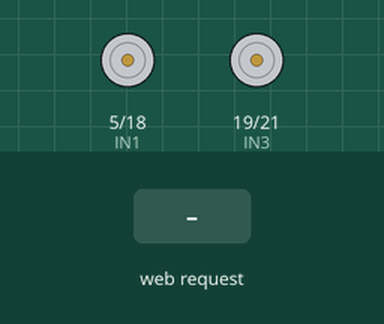
This sketch was run on a simulated ESP32. Shown: motor-driver pin pairs drawn as motors (green arrow = first pin HIGH = forward, orange = second pin HIGH = backward, longer = more drive, scaled by the enable pin). The inputs (shaded band) are chosen by the test bench. WiFi joins after 1.5 s; servers stay silent unless stated; what the sketch prints to the serial monitor is not drawn.

Above: at 2.7 s.
2.8 s: HTTP request GET /control?cmd=F received
At 3.8 s:
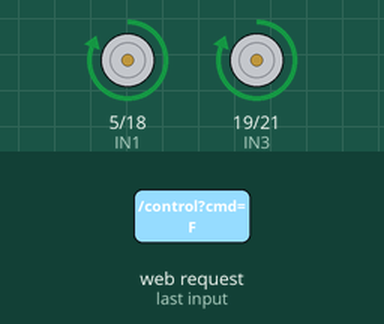
4.3 s: HTTP request GET /control?cmd=B received
At 4.9 s:
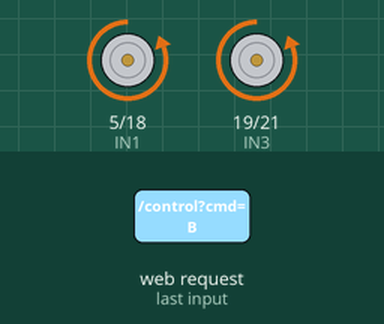
5.8 s: HTTP request GET /control?cmd=L received
At 6.1 s:
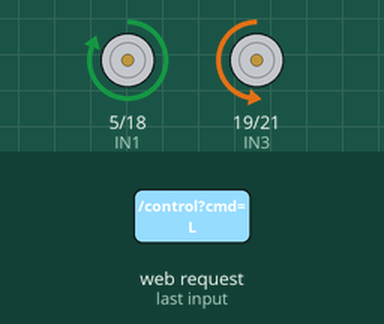
7.3 s: HTTP request GET /control?cmd=R received
At 8.4 s:
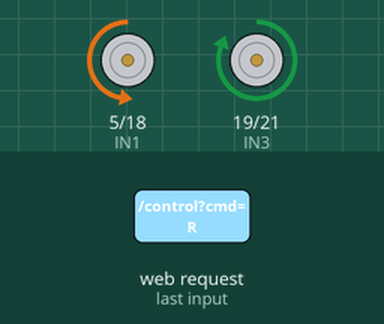
8.8 s: HTTP request GET /control?cmd=F received
At 9.5 s:
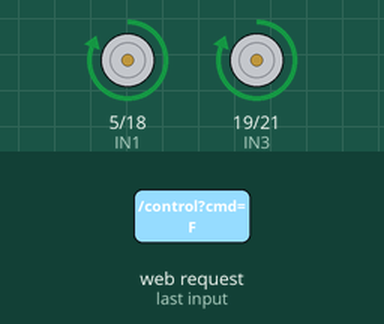
10.3 s: HTTP request GET /control?cmd=B received
At 10.7 s:
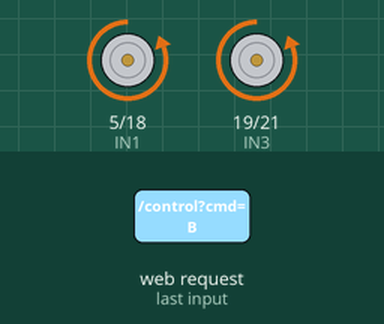
Timing chart, 0 to 12.8 s (numbered marks = the images above; inputs shaded):
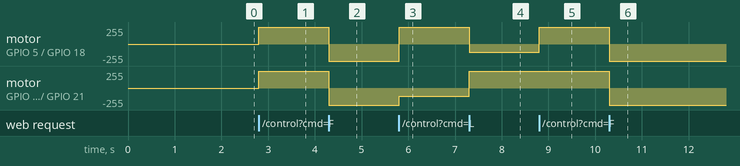

Measured:
- after the input at 2.8 s, motor on GPIO 5 (IN1) / GPIO 18 (IN2), motor on GPIO 19 (IN3) / GPIO 21 (IN4): stopped → forward 255/255 at once
- after the input at 4.3 s, motor on GPIO 5 (IN1) / GPIO 18 (IN2), motor on GPIO 19 (IN3) / GPIO 21 (IN4): forward 255/255 → backward 255/255 at once
- after the input at 5.8 s, motor on GPIO 5 (IN1) / GPIO 18 (IN2): backward 255/255 → forward 255/255 at once; motor on GPIO 19 (IN3) / GPIO 21 (IN4): backward 255/255 → backward 127/255 at once
- after the input at 7.3 s, motor on GPIO 5 (IN1) / GPIO 18 (IN2): forward 255/255 → backward 127/255 at once; motor on GPIO 19 (IN3) / GPIO 21 (IN4): backward 127/255 → forward 255/255 at once
- after the input at 8.8 s, motor on GPIO 5 (IN1) / GPIO 18 (IN2): backward 127/255 → forward 255/255 at once
- after the input at 10.3 s, motor on GPIO 5 (IN1) / GPIO 18 (IN2), motor on GPIO 19 (IN3) / GPIO 21 (IN4): forward 255/255 → backward 255/255 at once

The sketch:

esp32_wifi_car_with_speed.ino
```cpp
#include <WiFi.h>
#include <WebServer.h>

// Replace with your network credentials
const char* ssid = "Project";
const char* password = "12345678";

// Web server running on port 80
WebServer server(80);

// Motor control pins
const int IN1 = 5; // Motor A
const int IN2 = 18;  // Motor A
const int ENA = 15; // Motor A PWM
const int IN3 = 19;  // Motor B
const int IN4 = 21;  // Motor B
const int ENB = 4; // Motor B PWM

int speedValue = 255; // Default speed (range 0-255)

// HTML page
const char* htmlPage = R"rawliteral(
<!DOCTYPE html>
<html>
<head>
  <title>ESP32 Car Control</title>
  <style>
    body {
      font-family: Arial, sans-serif;
      margin: 0;
      padding: 0;
      background-color: #f4f4f9;
      text-align: center;
    }
    h1 {
      margin: 20px 0;
      font-size: 2.5rem;
      color: #333;
    }
    .container {
      max-width: 800px;
      margin: 10px auto;
      margin-top: 40px;
      padding: 20px;
      background: #fff;
      border-radius: 10px;
      box-shadow: 0 4px 8px rgba(0, 0, 0, 0.1);
    }
    .control-layout {
      display: grid;
      grid-template-rows: repeat(3, 140px);
      grid-template-columns: repeat(3, 140px);
      gap: 10px;
      justify-content: center;
      align-items: center;
      margin-bottom: 20px;
    }
    .control-layout button {
      font-size: 25px;
      font-weight: bold;
      color: #fff;
      background: #007BFF;
      border: none;
      border-radius: 5px;
      cursor: pointer;
      transition: background 0.3s ease;
      padding: 15px;
    }
    .control-layout button:hover {
      background: #0056b3;
    }
    .control-layout button.empty {
      background: transparent;
      cursor: default;
    }
    .speed_text {
      font-size: 24px;
    }
    input[type="range"] {
      width: 100%;
      margin: 20px 0;
      height: 5px;
    }
    .speed-display {
      font-size: 20px;
      color: #555;
    }
    footer {
      padding-top: 40px;
      font-size: 44px;
      color: #666;
    }
    .company-name {
      font-weight: bold;
      color: #333;
      font-size: 55px;
      margin-top: 10px;
    }
  </style>
</head>
<body>
  <h1>ESP32 Car Control</h1>
  <div class="container">
    <div class="control-layout">
      <button class="empty"></button>
      <button onclick="sendCommand('F')">Forward</button>
      <button class="empty"></button>
      <button onclick="sendCommand('L')">Left</button>
      <button onclick="sendCommand('S')">Stop</button>
      <button onclick="sendCommand('R')">Right</button>
      <button class="empty"></button>
      <button onclick="sendCommand('B')">Backward</button>
      <button class="empty"></button>
    </div>
    <label class="speed_text" for="speed">Speed:</label>
    <input type="range" id="speed" min="0" max="255" value="255" oninput="updateSpeed(this.value)">
    <p class="speed-display">Current Speed: <span id="speedValue">255</span></p>
  </div>
  <footer>
    <p>Page crafted with innovation and precision by:</p>
    <p class="company-name">M S Innovations</p>
  </footer>
  <script>
    function sendCommand(command) {
      fetch(`/control?cmd=${command}`).catch((err) => console.error('Failed to send command', err));
    }
    function updateSpeed(value) {
      document.getElementById('speedValue').innerText = value;
      fetch(`/speed?value=${value}`).catch((err) => console.error('Failed to update speed', err));
    }
  </script>
</body>
</html>
)rawliteral";

void setup() {
  Serial.begin(115200);

  // Setup pins
  pinMode(IN1, OUTPUT);
  pinMode(IN2, OUTPUT);
  pinMode(ENA, OUTPUT);
  pinMode(IN3, OUTPUT);
  pinMode(IN4, OUTPUT);
  pinMode(ENB, OUTPUT);
  stopCar();

  // Connect to Wi-Fi
  WiFi.begin(ssid, password);
  Serial.print("Connecting to Wi-Fi");
  while (WiFi.status() != WL_CONNECTED) {
    delay(500);
    Serial.print(".");
  }
  Serial.println("\nConnected to Wi-Fi");
  Serial.println(WiFi.localIP());

  // Define server routes
  server.on("/", []() { server.send(200, "text/html", htmlPage); });
  server.on("/control", handleControl);
  server.on("/speed", handleSpeed);

  // Start server
  server.begin();
  Serial.println("Web server started");
}

void loop() {
  server.handleClient();
}

// Handle movement commands
void handleControl() {
  String cmd = server.arg("cmd");
  if (cmd == "F") forward();
  else if (cmd == "B") backward();
  else if (cmd == "L") left();
  else if (cmd == "R") right();
  else if (cmd == "S") stopCar();
  server.send(200, "text/plain", "OK");
}

// Handle speed change
void handleSpeed() {
  speedValue = server.arg("value").toInt();
  server.send(200, "text/plain", "Speed updated");
}

// Motor control functions
void forward() {
  digitalWrite(IN1, HIGH);
  digitalWrite(IN2, LOW);
  digitalWrite(IN3, HIGH);
  digitalWrite(IN4, LOW);
  analogWrite(ENA, speedValue);
  analogWrite(ENB, speedValue);
}

void backward() {
  digitalWrite(IN1, LOW);
  digitalWrite(IN2, HIGH);
  digitalWrite(IN3, LOW);
  digitalWrite(IN4, HIGH);
  analogWrite(ENA, speedValue);
  analogWrite(ENB, speedValue);
}

void right() {
  digitalWrite(IN1, LOW);
  digitalWrite(IN2, HIGH);
  digitalWrite(IN3, HIGH);
  digitalWrite(IN4, LOW);
  analogWrite(ENA, speedValue / 2);
  analogWrite(ENB, speedValue);
}

void left() {
  digitalWrite(IN1, HIGH);
  digitalWrite(IN2, LOW);
  digitalWrite(IN3, LOW);
  digitalWrite(IN4, HIGH);
  analogWrite(ENA, speedValue);
  analogWrite(ENB, speedValue / 2);
}

void stopCar() {
  digitalWrite(IN1, LOW);
  digitalWrite(IN2, LOW);
  digitalWrite(IN3, LOW);
  digitalWrite(IN4, LOW);
  analogWrite(ENA, 0);
  analogWrite(ENB, 0);
}
```
